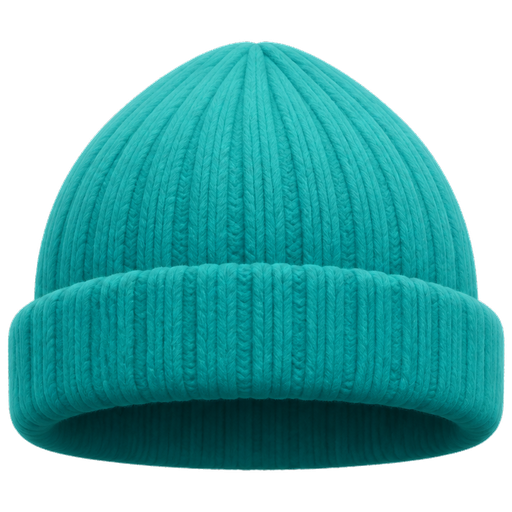
#> input picture mobile/assets/accessories/beanie.png, 512 x 512 px
$ python -i process_acc_singles.py   (imports and definitions only)
#> lines starting #> are read from the running program, lines starting #| are printed output that depends on the picture
#> further down, picture is the input picture: PIL image 512x512 RGBA; mean R, G, B, A 13.4, 90.1, 90.7, 161
"""Knock white background from individually generated accessory PNGs."""
from __future__ import annotations

import os
from PIL import Image

ROOT = os.path.abspath(os.path.join(os.path.dirname(__file__), ".."))
OUT = os.path.join(ROOT, "assets", "accessories")
ASSETS = r"C:\Users\USER\.cursor\projects\c-Users-USER-Documents-side-proj-hack-for-humanity\assets"

SOURCES = {
    "bow": "acc_bow.png",
    "flower": "acc_flower.png",
    "beanie": "acc_beanie.png",
    "crown_soft": "acc_crown.png",
    "glasses": "acc_glasses.png",
    "scarf": "acc_scarf.png",
    "star": "acc_star.png",
    "heart": "acc_heart.png",
}


def knock_white(img: Image.Image, hard: int = 245, soft: int = 220) -> Image.Image:
    img = img.convert("RGBA")
    px = img.load()
    for y in range(img.height):
        for x in range(img.width):
            r, g, b, a = px[x, y]
            m = min(r, g, b)
            if m >= hard:
                px[x, y] = (r, g, b, 0)
            elif m >= soft:
                fade = int(255 * (hard - m) / max(1, hard - soft))
                px[x, y] = (r, g, b, fade)
    return img


def tight_square(img: Image.Image, size: int = 512) -> Image.Image:
#> called with size = 512
    alpha = img.split()[-1]
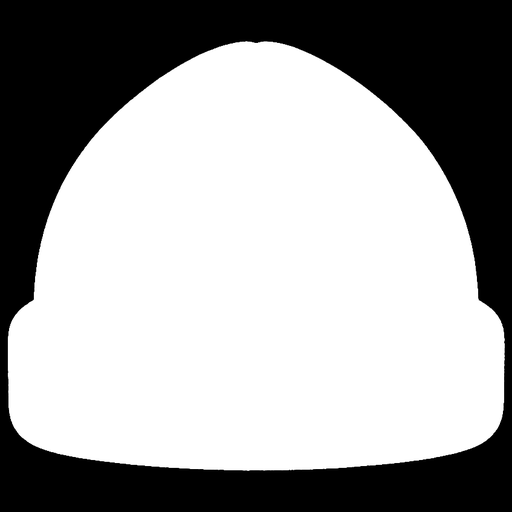
#> alpha: PIL image 512x512 L; min 0, max 255, mean 161
    bbox = alpha.getbbox()
#> bbox = (5, 39, 507, 473)
    if bbox:
        pad = 12
        img = img.crop(
            (
                max(0, bbox[0] - pad),
                max(0, bbox[1] - pad),
                min(img.width, bbox[2] + pad),
                min(img.height, bbox[3] + pad),
            )
        )
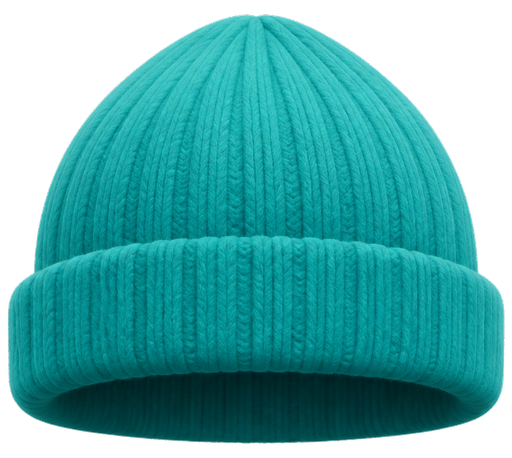
#> img: PIL image 512x458 RGBA; mean R, G, B, A 15, 100.7, 101.4, 180; transparent parts drawn white
    side = max(img.size)
#> side = 512
    canvas = Image.new("RGBA", (side, side), (0, 0, 0, 0))
#> canvas: PIL image 512x512 RGBA; every value is 0
    canvas.paste(img, ((side - img.width) // 2, (side - img.height) // 2), img)
    return canvas.resize((size, size), Image.Resampling.LANCZOS)


def main() -> None:
    os.makedirs(OUT, exist_ok=True)
    for name, file in SOURCES.items():
        path = os.path.join(ASSETS, file)
        if not os.path.exists(path):
            print("missing", path)
            continue
        out = tight_square(knock_white(Image.open(path)))
        dest = os.path.join(OUT, f"{name}.png")
        out.save(dest, optimize=True)
        print("saved", dest, out.size)


# [2 lines not run here, left out]

>>> from PIL import Image
>>> picture = Image.open('../assets/accessories/beanie.png')
>>> result = tight_square(picture)

$ run again, on mobile/assets/pets/bun.png
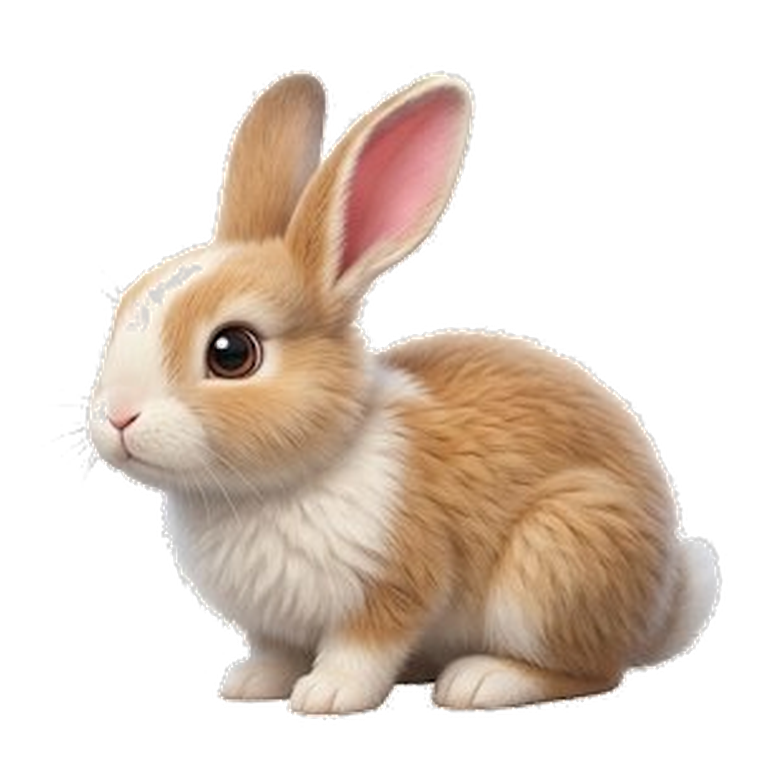
#> input picture mobile/assets/pets/bun.png, 768 x 768 px
#> picture is the input picture: PIL image 768x768 RGBA; mean R, G, B, A 80.8, 67.5, 56.8, 105.2
#> in tight_square, `alpha = img.split()[-1]`:
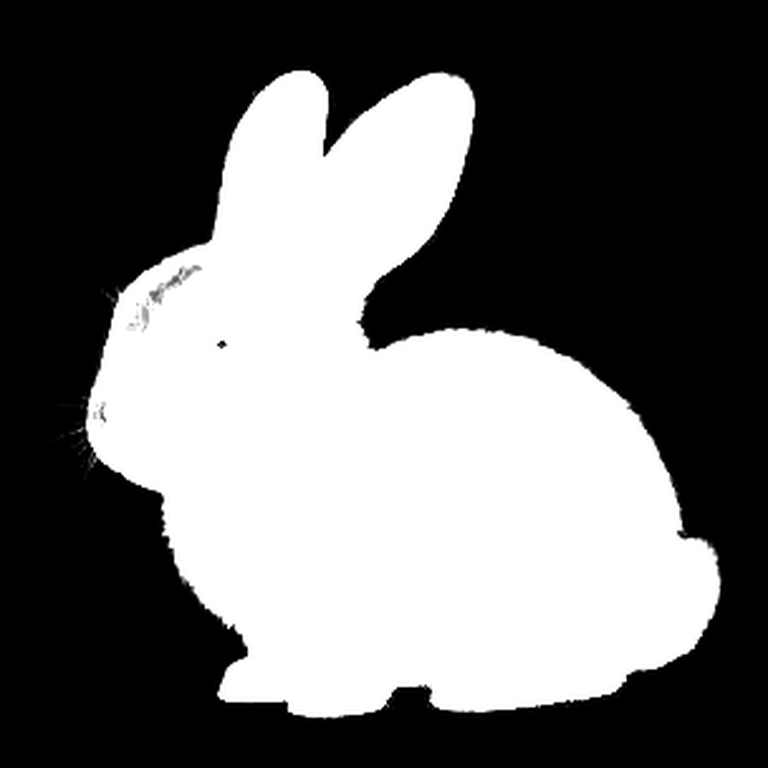
#> alpha: PIL image 768x768 L; min 0, max 255, mean 105.2
#> bbox = (40, 63, 728, 728)
#> in tight_square, `canvas.paste(img, ((side - img.width) // 2, (side - img.height) // 2),..`:
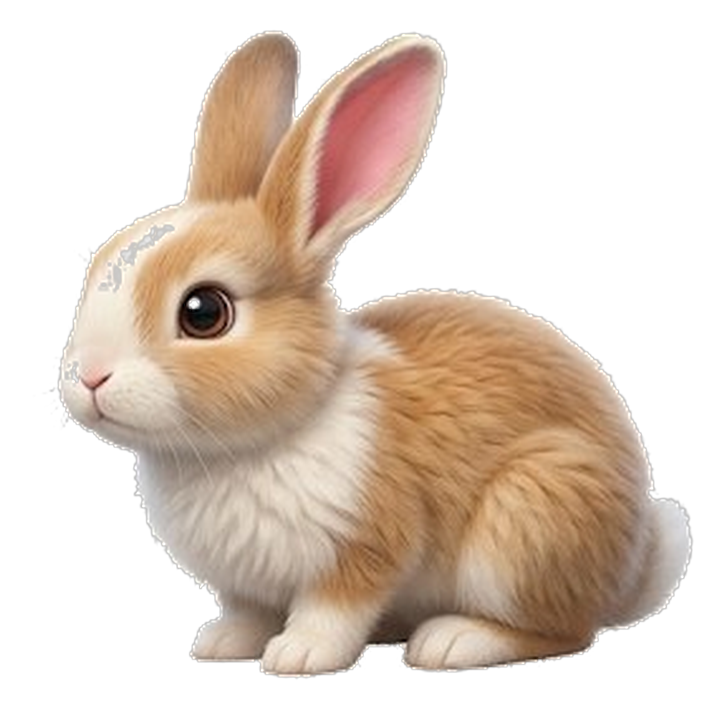
#> canvas: PIL image 712x712 RGBA; mean R, G, B, A 90.3, 74.9, 62.6, 121.5; transparent parts drawn white
